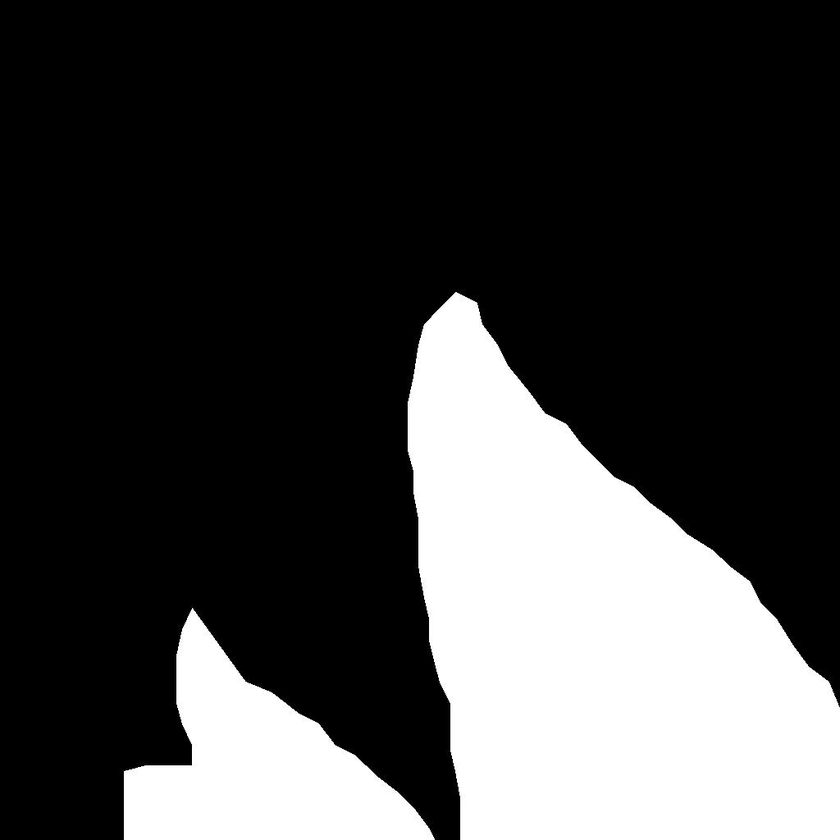
#> input picture labelme/debug_mask.png, 840 x 840 px, shrunk from 1024 x 1024 before the run
$ python -i imitate_json_optimize.py   (imports and definitions only)
#> lines starting #> are read from the running program, lines starting #| are printed output that depends on the picture; after the words box and inside, x2 and y2 are one past the last pixel; in counts of white or black regions, pixels touching at a corner belong together
"""半自动标注图像，并生成可供labelme接口解析的json类型的文件"""
import os
import cv2
import glob
import json
from pylab import *
import scipy.io as sio
from json import dumps
import customserializer
from img2json import img_to_json
from base64 import b64encode


def get_mask_contours(image_path):
#> called with image_path = 'debug_mask.png'
    img = cv2.imread(image_path)
#> img is the input picture: shape (840, 840, 3); min 0, max 255, mean 65.1
    gray = cv2.cvtColor(img, cv2.COLOR_BGR2GRAY)
    ret, binary = cv2.threshold(gray, 127, 255, cv2.THRESH_BINARY)
#> binary: shape (840, 840); 25.5% white; 2 white regions, box (x1, y1, x2, y2) and area: (408, 292, 840, 840) 145502, (124, 608, 435, 840) 34568
    erode_kernel = cv2.getStructuringElement(cv2.MORPH_RECT, (10, 10))
    eroded = cv2.erode(binary, erode_kernel)
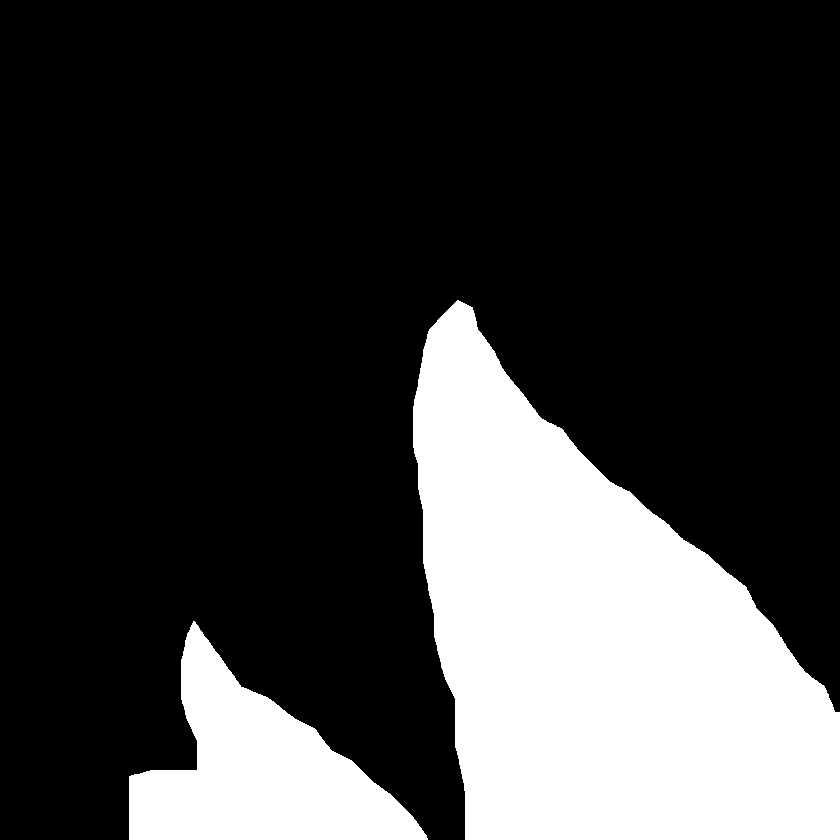
#> eroded: shape (840, 840); 24% white; 2 white regions
    contours, hierarchy = cv2.findContours(eroded, cv2.RETR_TREE, cv2.CHAIN_APPROX_SIMPLE)
#> contours = 2 contours; box (x1, y1, x2, y2) and area: (413, 300, 840, 840) 138007, (129, 621, 428, 840) 30440
    cv2.drawContours(img, contours, -1, (0, 0, 255), 3)
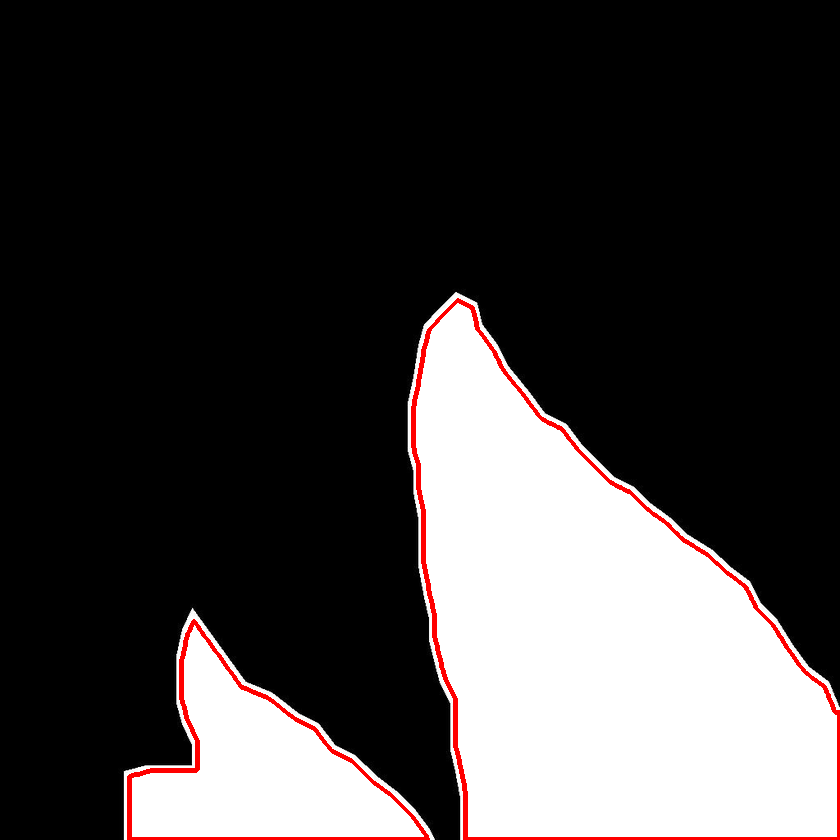
#> img: shape (840, 840, 3); 1.44% of pixels changed, all inside (x1, y1, x2, y2) = (127, 298, 840, 840)
    imgname, prefix = image_path.split(".")
    save_path = imgname + "_visal." + prefix
    # cv2.imwrite(save_path, img)
    return contours


# [45 lines left out: functions trim_contour, dict_other_json, not called in this run]


def dict_shapes(points, label, fill_color=None, line_color=None):
    return {'points': points, 'label': label, 'fill_color': fill_color, 'line_color': line_color}


def coordiante_xy(coordinate_x, coordinate_y):
    return [float(coordinate_x), float(coordinate_y)]


fillColor = [0, 0, 255, 128]

lineColor = [0, 255, 0, 128]


# 参考labelme的json格式重新生成json文件，使用labelme的接口解析数据

class data_mat_read(object):
    """

    读取MATLAB提取的坐标数据MAT文件，结合图像生成的json数据，

    生成一个模仿labelme软件标记object后生成的.json文件

    """

    # [95 lines left out: functions __init__, fusion, not called in this run]


# [3 lines not run here, left out]

>>> result = get_mask_contours('debug_mask.png')
#> result has the same summary as contours in get_mask_contours
